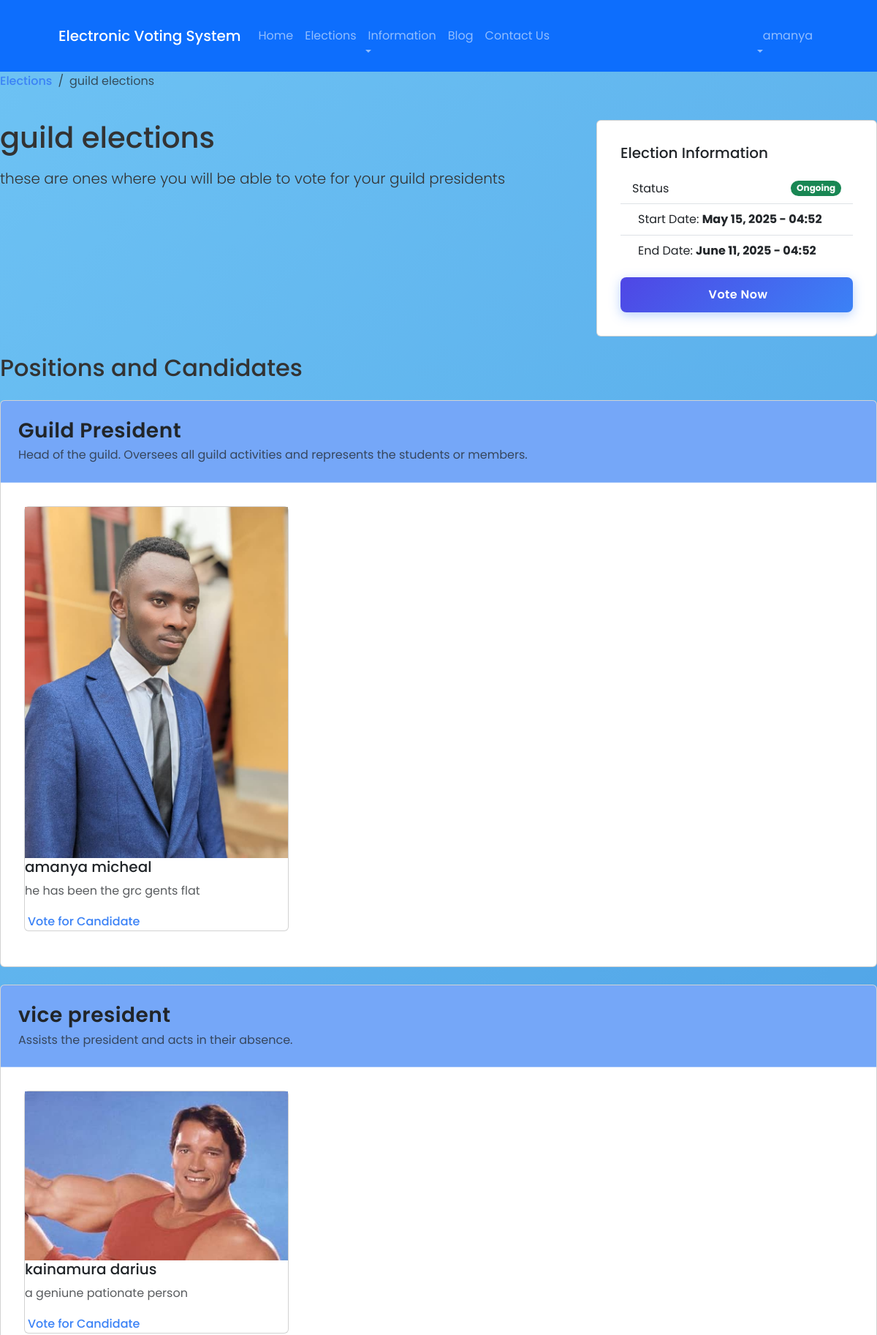
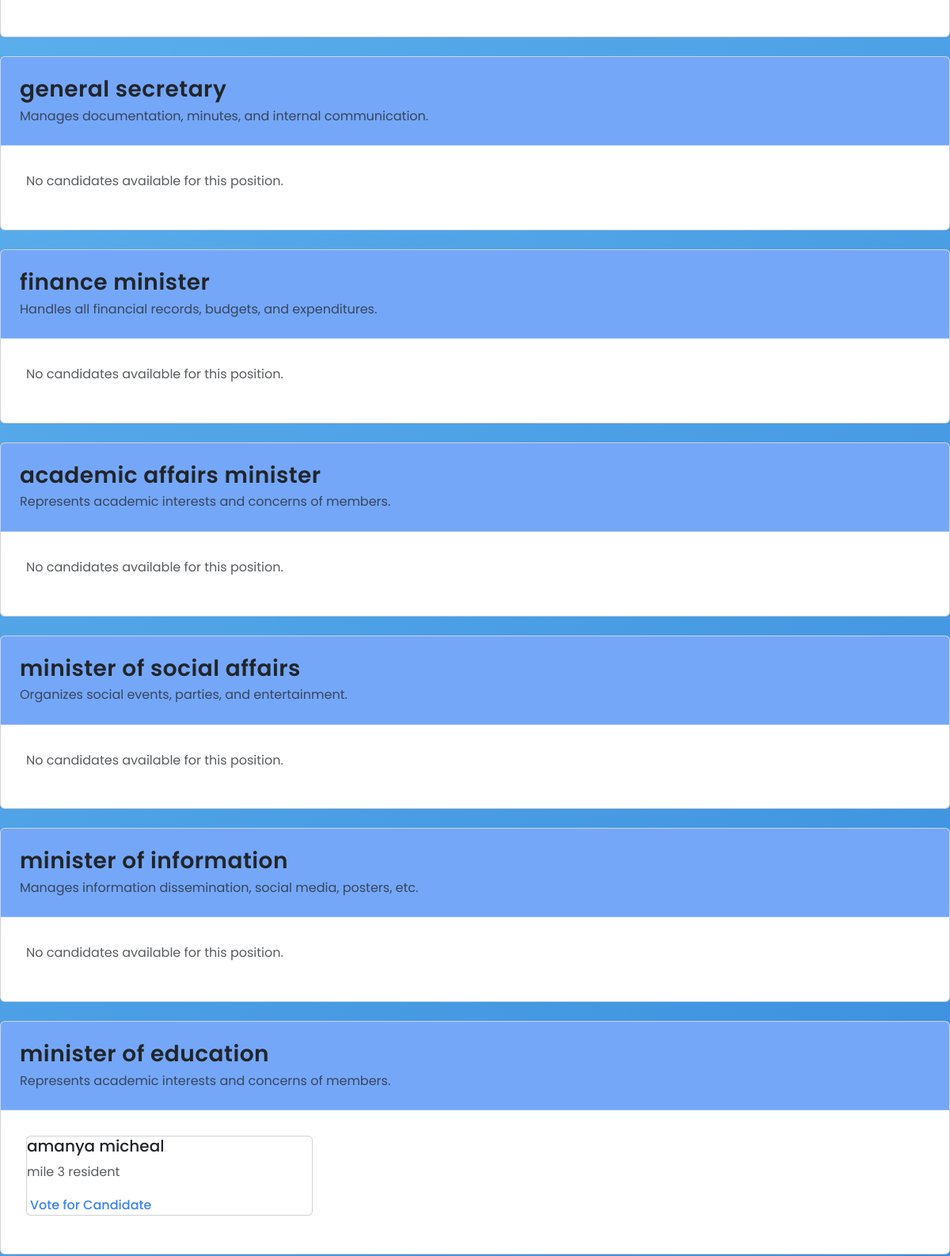
The app's page /voting/1/ (signed in, upper part) with its own data (2 pictures, top to bottom).
### electronic_voting/models.py (models this page shows, shortened)
class Election(models.Model):
    title = models.CharField(max_length=200)
    description = models.TextField()
    start_date = models.DateTimeField()
    end_date = models.DateTimeField()
    created_at = models.DateTimeField(auto_now_add=True)
    is_active = models.BooleanField(default=True)
    @property
    def is_ongoing(self):
        now = timezone.now()
        return self.start_date <= now <= self.end_date
    @property
    def status(self):
        now = timezone.now()
        if now < self.start_date:
            return "Upcoming"
        elif now <= self.end_date:
            return "Ongoing"
        else:
            return "Completed"

class Position(models.Model):
    election = models.ForeignKey(Election, on_delete=models.CASCADE, related_name='positions')
    title = models.CharField(max_length=100)
    description = models.TextField()

class Candidate(models.Model):
    position = models.ForeignKey(Position, on_delete=models.CASCADE, related_name='candidates')
    user = models.ForeignKey(User, on_delete=models.CASCADE)
    bio = models.TextField()
    photo = models.ImageField(upload_to='candidate_photos/', null=True, blank=True)
    manifesto = models.TextField(blank=True)

### electronic_voting/views.py (the view)
# urls.py: path('<int:election_id>/', views.election_detail, name='election_detail'),
@login_required
def election_detail(request, election_id):
    election = get_object_or_404(Election, pk=election_id)
    positions = election.positions.all().prefetch_related('candidates')
    user_votes = Vote.objects.filter(voter=request.user, election=election)
    voted_positions_ids = [vote.position_id for vote in user_votes]
    can_vote = election.is_ongoing
    return render(request, 'electronic_voting/election_detail.html', {
        'election': election,
        'positions': positions,
        'voted_positions_ids': voted_positions_ids,
        'can_vote': can_vote,
    })

### templates/electronic_voting/election_detail.html (shortened to what this page needs)
{% extends 'electronic_voting/base.html' %}
{% block content %}
<div class="row mb-4">
    <div class="col-12">
        <nav aria-label="breadcrumb">
            <ol class="breadcrumb">
                <li class="breadcrumb-item"><a href="{% url 'election_list' %}">Elections</a></li>
                <li class="breadcrumb-item active">{{ election.title }}</li>
            </ol>
        </nav>
    </div>
</div>
<div class="row mb-4">
    <div class="col-md-8">
        <h1 class="mb-3">{{ election.title }}</h1>
        <p class="lead">{{ election.description }}</p>
    </div>
    <div class="col-md-4">
        <div class="card">
            <div class="card-body">
                <h5 class="card-title mb-3">Election Information</h5>
                <ul class="list-group list-group-flush">
                    <li class="list-group-item d-flex justify-content-between align-items-center">
                        Status
                        <span class="badge bg-{% if election.status == 'Upcoming' %}warning{% elif election.status == 'Ongoing' %}success{% else %}danger{% endif %} rounded-pill">
                            {{ election.status }}
                        </span>
                    </li>
                    <li class="list-group-item">
                         Start Date:
                        <strong>{{ election.start_date|date:"F d, Y - H:i" }}</strong>
                    </li>
                    <li class="list-group-item">
                         End Date:
                        <strong>{{ election.end_date|date:"F d, Y - H:i" }}</strong>
                    </li>
                </ul>
                {% if election.is_ongoing %}
                <div class="mt-3">
                    <a href="{% url 'vote_all' election.id %}" class="btn btn-primary w-100">
                         Vote Now
                    </a>
                </div>
                {% elif election.status == 'Completed' %}
                <div class="mt-3">
                    <a href="{% url 'election_results' election.id %}" class="btn btn-info w-100">
                        <i class="fas fa-chart-pie me-1"></i> View Results
                    </a>
                </div>
                {% endif %}
            </div>
        </div>
    </div>
</div>
<div class="row">
    <div class="col-12">
        <h2 class="mb-4">Positions and Candidates</h2>
        {% for position in positions %}
        <div class="card mb-4">
            <div class="card-header bg-light">
                <h3 class="mb-0">{{ position.title }}</h3>
                <p class="text-muted mb-0 mt-1">{{ position.description }}</p>
            </div>
            <div class="card-body">
                <div class="row">
                    {% for candidate in position.candidates.all %}
                    <div class="col-md-4 mb-3">
                        <div class="card candidate-card h-100">
                            {% if candidate.photo %}
                            <img src="{{ candidate.photo.url }}" class="candidate-photo" alt="{{ candidate.user.get_full_name }}">
                            {% else %}
                            <div class="candidate-photo d-flex align-items-center justify-content-center bg-light">
                                <i class="fas fa-user fa-3x text-secondary"></i>
                            </div>
                            {% endif %}
                            <div class="candidate-info">
                                <h5 class="card-title">{{ candidate.user.get_full_name }}</h5>
                                <p class="card-text text-muted mb-3">{{ candidate.bio|truncatewords:15 }}</p>
                                {% if position.id in voted_positions_ids %}
                                <button class="vote-button bg-secondary" disabled>
                                    <i class="fas fa-check-circle me-1"></i> Already Voted
                                </button>
                                {% elif can_vote %}
                                <a href="{% url 'vote_position' election.id position.id %}" class="vote-button">
                                     Vote for Candidate
                                </a>
                                {% else %}
                                <button class="vote-button bg-secondary" disabled>
                                    <i class="fas fa-lock me-1"></i> Voting Closed
                                </button>
                                {% endif %}
                            </div>
                        </div>
                    </div>
                    {% empty %}
                    <div class="col-12">
                        <p class="text-muted">No candidates available for this position.</p>
                    </div>
                    {% endfor %}
                </div>
            </div>
        </div>
        {% empty %}
        <div class="alert alert-info">
            <i class="fas fa-info-circle me-2"></i> No positions have been defined for this election yet.
        </div>
        {% endfor %}
    </div>
</div>
{% endblock %}

### templates/electronic_voting/base.html (shortened to what this page needs)
<!DOCTYPE html>
<html lang="en">
<head>
    <link href="https://cdn.jsdelivr.net/npm/bootstrap@5.3.0/dist/css/bootstrap.min.css" rel="stylesheet">
    <link rel="stylesheet" href="/static/css/main.css">
    <link rel="stylesheet" href="/static/css/auth.css">
</head>
<body>
    <header>
        <nav class="navbar navbar-expand-lg navbar-dark bg-primary">
            <div class="container">
                <a class="navbar-brand" href="/">Electronic Voting System</a>
                <div class="collapse navbar-collapse" id="navbarNav">
                    <ul class="navbar-nav me-auto">
                        <li class="nav-item">
                            <a class="nav-link" href="/">Home</a>
                        </li>
                        <li class="nav-item">
                            <a class="nav-link" href="/voting/">Elections</a>
                        </li>
                        <li class="nav-item dropdown">
                            <a class="nav-link dropdown-toggle" href="#" id="navbarDropdown" role="button" data-bs-toggle="dropdown">
                                Information
                            </a>
                        </li>
                        <li class="nav-item">
                            <a class="nav-link" href="/blog/">Blog</a>
                        </li>
                        <li class="nav-item">
                            <a class="nav-link" href="/contact/">Contact Us</a>
                        </li>
                    </ul>
                    <ul class="navbar-nav ms-auto">
                        {% if user.is_authenticated %}
                            <li class="nav-item dropdown">
                                <a class="nav-link dropdown-toggle" href="#" id="userDropdown" role="button" data-bs-toggle="dropdown">
                                     {{ user.username }}
                                </a>
                            </li>
                        {% endif %}
                    </ul>
                </div>
            </div>
        </nav>
    </header>
    <main>
        {% block content %}{% endblock %}
    </main>
</body>
</html>

### static/css/main.css (style rules this page uses)
:root { --primary-color: #3498db; --secondary-color: #2ecc71; --background-color: #f9f9f9; --text-color: #333; --danger-color: #e74c3c; }
body { font-family: 'Arial', sans-serif; background-color: var(--background-color); color: var(--text-color); line-height: 1.6; margin: 0; padding: 0; }
.container { width: 90%; max-width: 1200px; margin: 0 auto; padding: 20px; }
.btn { display: inline-block; padding: 10px 15px; border: none; border-radius: 4px; cursor: pointer; text-decoration: none; font-weight: bold; transition: background-color 0.3s ease; }
.btn-primary { background-color: var(--primary-color); color: white; }

### static/css/auth.css (style rules this page uses)
body { font-family: 'Poppins', sans-serif; background: linear-gradient(135deg, #6ec3f4, #3a8ddd); min-height: 100vh; }
.container { animation: fadeIn 0.8s ease-in-out; }
.card-header { background: rgba(59, 130, 246, 0.7) !important; border-bottom: 1px solid rgba(255, 255, 255, 0.3); padding: 1.5rem !important; }
.card-header h3 { font-weight: 600; letter-spacing: 0.5px; }
.card-body { padding: 2rem !important; }
.btn-primary { background: linear-gradient(135deg, #4f46e5, #3b82f6); border: none; border-radius: 8px; padding: 12px; font-weight: 600; letter-spacing: 0.5px; box-shadow: 0 4px 15px rgba(59, 130, 246, 0.35); transition: all 0.3s ease; }
a { color: #3b82f6; font-weight: 500; text-decoration: none; transition: all 0.3s ease; position: relative; }
a:after { content: ''; position: absolute; width: 0; height: 2px; bottom: -2px; left: 0; background: linear-gradient(90deg, #3b82f6, #1e40af); transition: width 0.3s ease; }

### records on screen
Election: title "guild elections", description "these are ones where you will be able to vote for your guild presidents", status "Ongoing", start_date "May 15, 2025 - 04:52", end_date "June 11, 2025 - 04:52"
Position: title "Guild President", description "Head of the guild. Oversees all guild activities and represents the students or members."
Candidate: photo (picture), user.get_full_name "amanya micheal", bio "he has been the grc gents flat"
Position: title "vice president", description "Assists the president and acts in their absence."
Candidate: photo (picture), user.get_full_name "kainamura darius", bio "a geniune pationate person"
Position: title "general secretary", description "Manages documentation, minutes, and internal communication."
Position: title "finance minister", description "Handles all financial records, budgets, and expenditures."
Position: title "academic affairs minister", description "Represents academic interests and concerns of members."
Position: title "minister of social affairs", description "Organizes social events, parties, and entertainment."
Position: title "minister of information", description "Manages information dissemination, social media, posters, etc."
Position: title "minister of education", description "Represents academic interests and concerns of members."
Candidate: user.get_full_name "amanya micheal", bio "mile 3 resident"

### other values on screen
{{ user.username }} "amanya"
